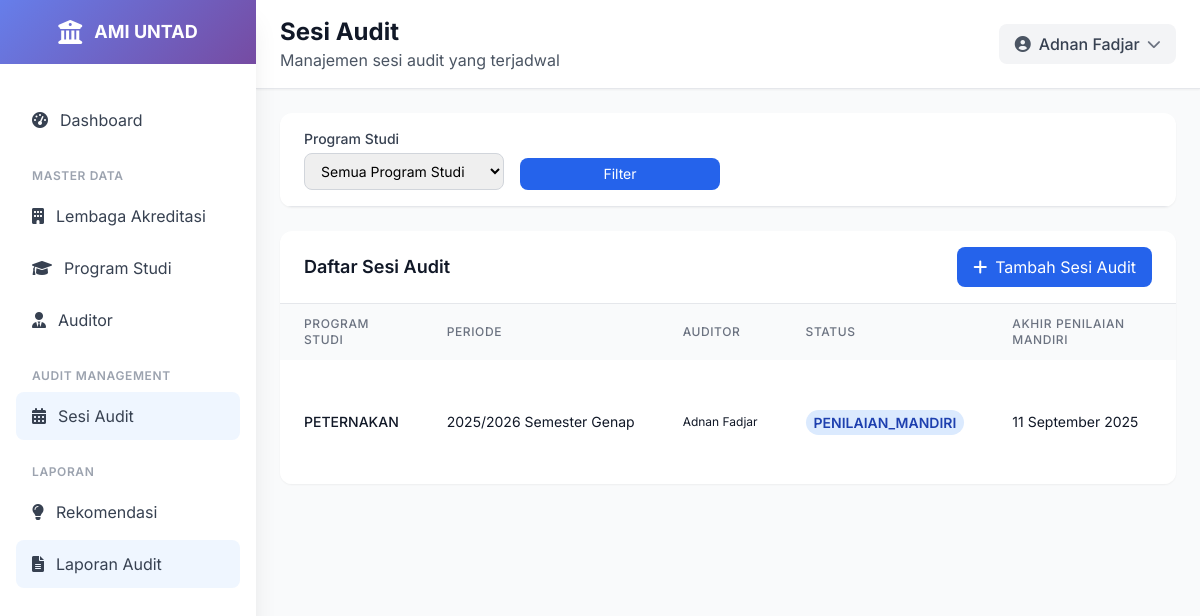
The page /audit-session/ (signed in) on the database as committed earlier.
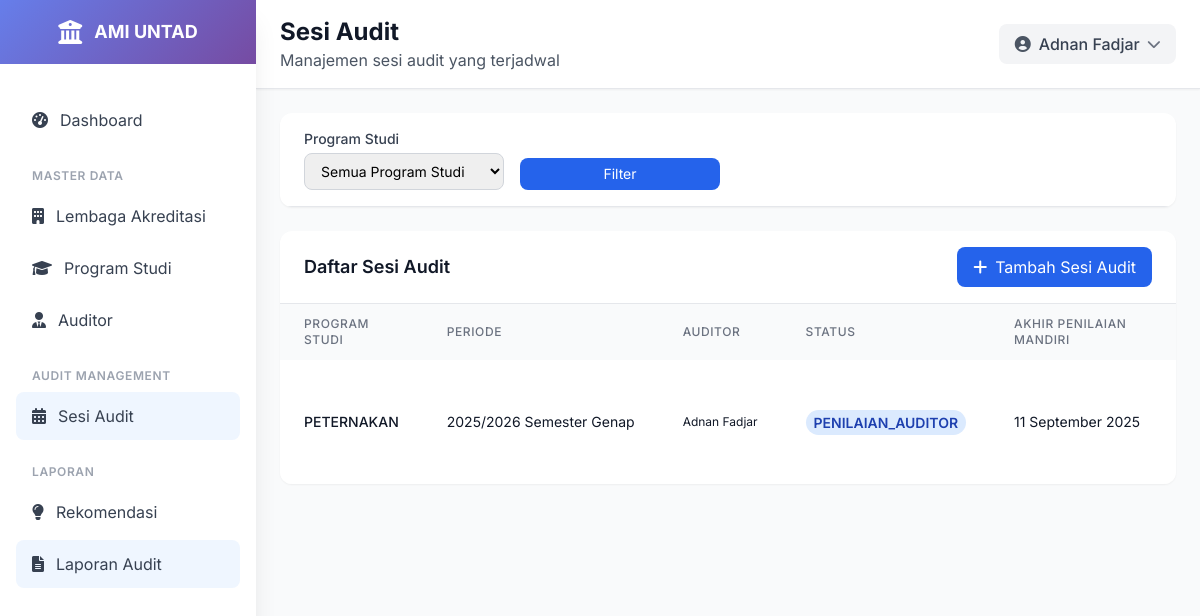
The same page on the database as committed later.
### ami/models.py (models this page shows, shortened)
class AuditSession(models.Model):
    program_studi = models.ForeignKey(ProgramStudi, on_delete=models.CASCADE, related_name='audit_sessions')
    tahun_akademik = models.CharField(max_length=9)  # Contoh: "2023/2024"
    semester = models.CharField(max_length=2, choices=[
        ('G', 'Ganjil'),
        ('P', 'Genap'),
    ])
    tanggal_mulai_penilaian_mandiri = models.DateField(blank=True, null=True)
    tanggal_selesai_penilaian_mandiri = models.DateField(blank=True, null=True)
    tanggal_mulai_penilaian_auditor = models.DateField(blank=True, null=True)
    tanggal_selesai_penilaian_auditor = models.DateField(blank=True, null=True)
    status = models.CharField(max_length=20, choices=[
        ('DRAFT', 'Draft'),
        ('PENILAIAN_MANDIRI', 'Penilaian Mandiri'),  # Diperbaiki typo
        ('PENILAIAN_AUDITOR', 'Penilaian Auditor'),  # Diperbaiki typo
        ('SELESAI', 'SELESAI'),
    ], default='DRAFT')
    auditor_ketua = models.ForeignKey(Auditor, on_delete=models.SET_NULL, null=True, blank=True, related_name='ketua_audit_sessions')
    auditor_anggota = models.ManyToManyField(Auditor, related_name='anggota_audit_sessions', blank=True)
    class Meta:
        verbose_name = "Sesi Audit"
        verbose_name_plural = "Sesi Audit"
        unique_together = ['program_studi', 'tahun_akademik', 'semester']
        ordering = ['-tanggal_mulai_penilaian_mandiri']

class ProgramStudi(models.Model):
    lembaga_akreditasi = models.ForeignKey(LembagaAkreditasi, on_delete=models.PROTECT, related_name='program_studi')
    kode = models.CharField(max_length=10, unique=True)
    nama = models.CharField(max_length=255)
    fakultas = models.CharField(max_length=200, choices=[
        ('FKIP', 'FKIP'),
        ('FISIP', 'FISIP'),
        ('FEB', 'FEB'),
        ('FAKUM', 'FAKUM'),
        ('FAPERTA', 'FAPERTA'),
        ('FATEK', 'FATEK'),
        ('FMIPA', 'FMIPA'),
        ('FAHUT', 'FAHUT'),
        ('FK', 'FK'),
        ('FAPETKAN', 'FAPETKAN'),
        ('FKM', 'FKM'),
        ('Pascasarjana', 'Pascasarjana'),
    ])
    jenjang = models.CharField(max_length=50, choices=[
        ('D3', 'Diploma 3'),
        ('D4', 'Diploma 4'),
        ('S1', 'Sarjana'),
        ('S2', 'Magister'),
        ('S3', 'Doktor'),
    ])
    akreditasi = models.CharField(max_length=50, blank=True, null=True, choices=[
        ('unggul', 'UNGGUL'),
        ('baik_sekali', 'BAIK SEKALI'),
        ('baik', 'BAIK'),
        ('A', 'A'),
        ('B', 'B'),
        ('C', 'C'),
        ('belum', 'Belum Terakreditasi')
    ] )
    tanggal_akreditasi = models.DateField(blank=True, null=True)
    class Meta:
        verbose_name = "Program Studi"
        verbose_name_plural = "Program Studi"
        ordering = ['kode']

class Auditor(models.Model):
    user = models.OneToOneField(User, on_delete=models.CASCADE)
    nuptk = models.CharField(max_length=20, unique=True)
    nama_lengkap = models.CharField(max_length=255)
    jabatan = models.CharField(max_length=255)
    unit_kerja = models.CharField(max_length=255)
    nomor_registrasi = models.CharField(max_length=50, blank=True, null=True)
    is_auditor_ketua = models.BooleanField(default=False)
    status = models.CharField(max_length=20, choices=[
        ('aktif', 'aktif'),
        ('tidak aktif', 'tidak aktif'),
    ], default='aktif')
    class Meta:
        verbose_name = "Auditor"
        verbose_name_plural = "Auditor"
        ordering = ['nama_lengkap']

### ami/views.py (the view)
# urls.py: path('audit-session/', views.audit_session_list, name='audit_session_list'),
@login_required
def audit_session_list(request):
    user_program_studi = get_user_program_studi(request.user)
    user_auditor = get_user_auditor(request.user)
    audit_session_list = AuditSession.objects.select_related(
        'program_studi', 'auditor_ketua'
    ).prefetch_related('auditor_anggota').all()
    if not request.user.is_superuser:
        if user_program_studi:
            audit_session_list = audit_session_list.filter(program_studi=user_program_studi)
        elif user_auditor:
            audit_session_list = audit_session_list.filter(
                Q(auditor_ketua=user_auditor) | Q(auditor_anggota=user_auditor)
            ).distinct()
    program_studi_id = request.GET.get('program_studi')
    if program_studi_id:
        audit_session_list = audit_session_list.filter(program_studi_id=program_studi_id)
    audit_session_list = audit_session_list.order_by('-tanggal_mulai_penilaian_mandiri')
    paginator = Paginator(audit_session_list, 10)
    page_number = request.GET.get('page')
    audit_sessions = paginator.get_page(page_number)
    program_studi = ProgramStudi.objects.all().order_by('nama')
    return render(request, 'ami/audit_session_list.html', {
        'audit_sessions': audit_sessions,
        'program_studi': program_studi,
        'user_program_studi': user_program_studi,
        'user_auditor': user_auditor
    })

### ami/views.py (called while the page is built)
def get_user_program_studi(user):
    try:
        return user.programstudi
    except AttributeError:
        return None

def get_user_auditor(user):
    try:
        return user.auditor
    except AttributeError:
        return None

### templates/ami/audit_session_list.html (shortened to what the changed rows need)
{% extends 'base.html' %}
{% load static %}
{% block page_title %}Sesi Audit{% endblock %}
{% block content %}
<div class="p-4 lg:p-6">
    <div class="bg-white rounded-xl shadow-sm overflow-hidden">
        <div class="overflow-x-auto">
            <table class="w-full">
                <thead class="bg-gray-50">
                    <tr>
                        <th class="px-3 lg:px-6 py-3 text-left text-xs font-medium text-gray-500 uppercase tracking-wider">Program Studi</th>
                        <th class="px-3 lg:px-6 py-3 text-left text-xs font-medium text-gray-500 uppercase tracking-wider hidden sm:table-cell">Periode</th>
                        <th class="px-3 lg:px-6 py-3 text-left text-xs font-medium text-gray-500 uppercase tracking-wider hidden md:table-cell">Auditor</th>
                        <th class="px-3 lg:px-6 py-3 text-left text-xs font-medium text-gray-500 uppercase tracking-wider">Status</th>
                        <th class="px-3 lg:px-6 py-3 text-left text-xs font-medium text-gray-500 uppercase tracking-wider">Akhir Penilaian Mandiri</th>
                        <th class="px-3 lg:px-6 py-3 text-left text-xs font-medium text-gray-500 uppercase tracking-wider">Akhir Penilaian Auditor</th>
                    </tr>
                </thead>
                <tbody class="bg-white divide-y divide-gray-200">
                    {% for session in audit_sessions %}
                    <tr class="hover:bg-gray-50 transition-colors">
                        <td class="px-3 lg:px-6 py-4 whitespace-nowrap">
                            <div class="text-xs lg:text-sm font-medium text-gray-900">{{ session.program_studi.nama }}</div>
                        </td>
                        <td class="px-3 lg:px-6 py-4 whitespace-nowrap text-xs lg:text-sm text-gray-900 hidden sm:table-cell">
                            {{ session.tahun_akademik }} Semester {{ session.get_semester_display }}
                        </td>
                        <td class="px-3 lg:px-6 py-4 whitespace-nowrap text-xs lg:text-gray-900 hidden md:table-cell">
                            {% if session.auditor_ketua %}
                                {{ session.auditor_ketua.nama_lengkap }}
                            {% else %}
                                -
                            {% endif %}
                        </td>
                        <td class="px-3 lg:px-6 py-4 whitespace-nowrap">
                            <span class="px-1 py-0.5 lg:px-2 lg:py-1 text-xs lg:text-sm font-semibold rounded-full bg-blue-100 text-blue-800">{{session.status}}</span>
                        </td>
                        <td class="px-3 lg:px-6 py-4 whitespace-nowrap text-xs lg:text-sm text-gray-900 hidden sm:table-cell">
                            {{ session.tanggal_selesai_penilaian_mandiri |date:"j F Y"}}
                        </td>
                        <td class="px-3 lg:px-6 py-4 whitespace-nowrap text-xs lg:text-sm text-gray-900 hidden sm:table-cell">
                        </td>
                    </tr>
                    {% empty %}
                    <tr>
                        <td colspan="5" class="px-4 lg:px-6 py-4 text-center text-gray-500 text-sm">Tidak ada sesi audit yang terdaftar</td>
                    </tr>
                    {% endfor %}
                </tbody>
            </table>
        </div>
    </div>
</div>
{% endblock %}

Rows that differ between the two databases and show on the page:
changed AuditSession "Genap": status "PENILAIAN_MANDIRI" → "PENILAIAN_AUDITOR"
